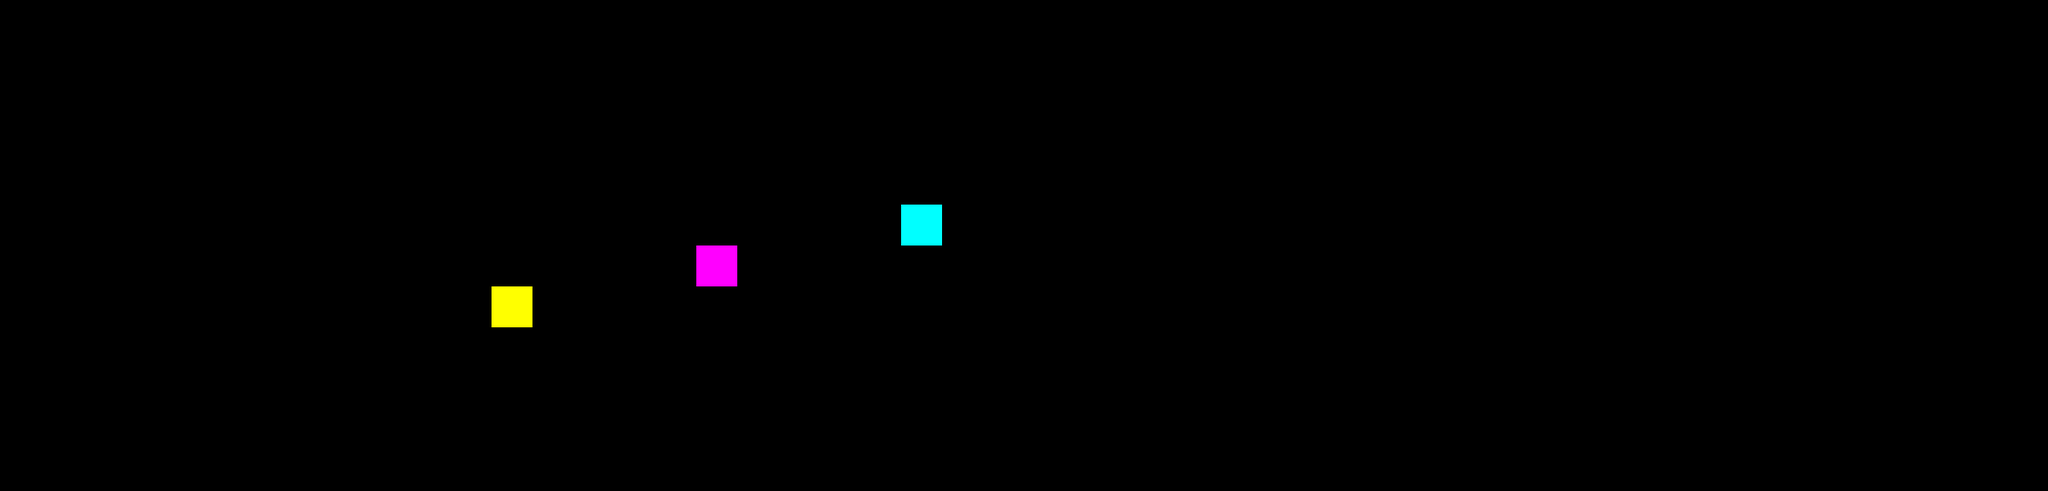

A level layout from a 2D game, rendered from its tile map. Below: a short description, then the map file with tile-grid data replaced by summaries:
An orthogonal 50x12 tile map with 50x50 px tiles, 1 tile layer (Tile Layer 1).

<map version="1.0" orientation="orthogonal" width="50" height="12" tilewidth="50" tileheight="50">
 <tileset firstgid="1" name="tileset1" tilewidth="50" tileheight="50">
  <image source="../images/tileset1.png" width="100" height="100" />
  <tile id="0">
   <properties>
    <property name="color" value="cyan" />
   </properties>
  </tile>
  <tile id="1">
   <properties>
    <property name="color" value="magenta" />
   </properties>
  </tile>
  <tile id="2">
   <properties>
    <property name="color" value="yellow" />
   </properties>
  </tile>
  <tile id="3">
   <properties>
    <property name="color" value="black" />
   </properties>
  </tile>
 </tileset>
 <layer name="Tile Layer 1" width="50" height="12">
  <data>[600 cells, 49 non-empty, 4 distinct tile ids]</data>
 </layer>
</map>
